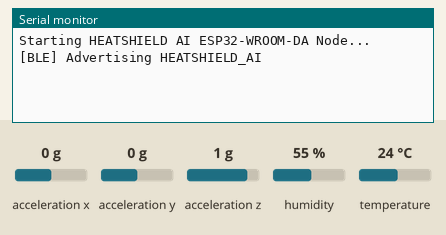
A sketch run on a simulated ESP32. Parts: the last lines printed to the serial monitor. Wiring (inferred from the names in the program): MPU-6050 motion sensor at I2C address 0x68. The inputs (shaded band) are chosen by the test bench; at power-on: acceleration x 0 g, humidity 55 %, acceleration y 0 g, temperature 24 °C, acceleration z 1 g. Nothing arrives over Bluetooth unless stated; a phone connects over Bluetooth LE 3 s after start.

Above: at 1.5 s.
1.6 s: acceleration x set to -1.4 g
At 4.6 s:
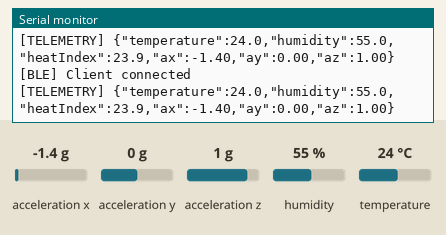
4.8 s: humidity set to 22 %
At 6.9 s:
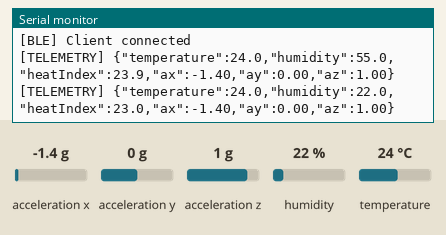
7.7 s: acceleration y set to -1.4 g
At 8.9 s:
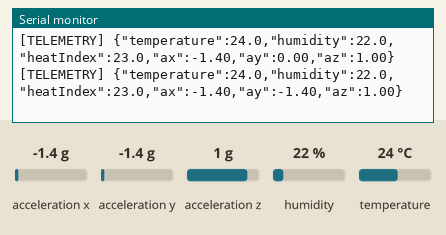
10.6 s: temperature set to 12 °C
At 13.1 s:
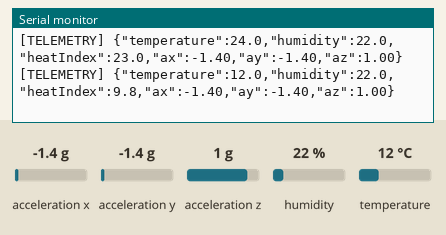
13.5 s: acceleration z set to -1.4 g
At 15.1 s:
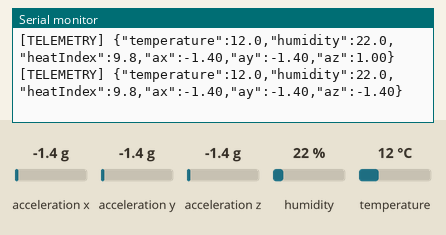
16.4 s: humidity set to 40 %
At 19.3 s:
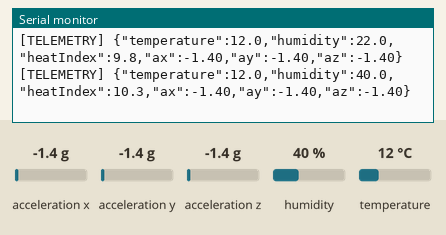
Timing chart, 0 to 20.3 s (numbered marks = the images above; inputs shaded):
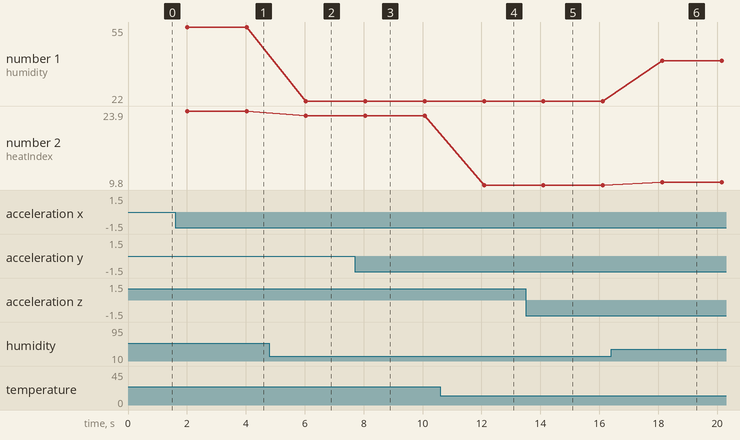

The sketch:

heatshield_esp32.ino
```cpp
/**
 * HEATSHIELD AI — ESP32-WROOM-DA Wearable Telemetry Firmware
 * Sensors: DHT22 (Temperature & Humidity) + MPU6050 (3-Axis Accelerometer)
 * Transport: Bluetooth Low Energy (BLE GATT Notify)
 *
 * Service UUID:        12345678-1234-1234-1234-123456789000
 * Characteristic UUID: 12345678-1234-1234-1234-123456789001
 */

#include <Arduino.h>
#include <Wire.h>
#include <DHT.h>
#include <BLEDevice.h>
#include <BLEServer.h>
#include <BLEUtils.h>
#include <BLE2902.h>
#include <math.h>

#define SERVICE_UUID        "12345678-1234-1234-1234-123456789000"
#define CHARACTERISTIC_UUID "12345678-1234-1234-1234-123456789001"
#define DEVICE_NAME         "HEATSHIELD_AI"

#define DHT_PIN   4
#define DHT_TYPE  DHT22
#define MPU_ADDR  0x68
#define I2C_SDA   21
#define I2C_SCL   22

#define SAMPLE_INTERVAL_MS 2000

DHT dht(DHT_PIN, DHT_TYPE);

BLEServer* pServer = nullptr;
BLECharacteristic* pCharacteristic = nullptr;
bool deviceConnected = false;
bool oldDeviceConnected = false;
unsigned long lastSampleMs = 0;

class HeatShieldServerCallbacks : public BLEServerCallbacks {
  void onConnect(BLEServer* server) override {
    deviceConnected = true;
    Serial.println("[BLE] Client connected");
  }

  void onDisconnect(BLEServer* server) override {
    deviceConnected = false;
    Serial.println("[BLE] Client disconnected");
  }
};

float computeHeatIndexC(float tempC, float humidityPct) {
  float tF = tempC * 9.0f / 5.0f + 32.0f;
  float rh = fminf(100.0f, fmaxf(0.0f, humidityPct));
  float hiF = 0.5f * (tF + 61.0f + ((tF - 68.0f) * 1.2f) + (rh * 0.094f));

  if (hiF >= 80.0f) {
    hiF = -42.379f + 2.04901523f * tF + 10.14333127f * rh
        - 0.22475541f * tF * rh - 0.00683783f * tF * tF
        - 0.05481717f * rh * rh + 0.00122874f * tF * tF * rh
        + 0.00085282f * tF * rh * rh - 0.00000199f * tF * tF * rh * rh;

    if (rh < 13.0f && tF >= 80.0f && tF <= 112.0f) {
      hiF -= ((13.0f - rh) / 4.0f) * sqrtf((17.0f - fabsf(tF - 95.0f)) / 17.0f);
    } else if (rh > 85.0f && tF >= 80.0f && tF <= 87.0f) {
      hiF += ((rh - 85.0f) / 10.0f) * ((87.0f - tF) / 5.0f);
    }
  }
  return (hiF - 32.0f) * 5.0f / 9.0f;
}

bool initMpu6050() {
  Wire.beginTransmission(MPU_ADDR);
  Wire.write(0x6B); // PWR_MGMT_1
  Wire.write(0x00); // Wake up MPU6050
  uint8_t err = Wire.endTransmission(true);
  if (err != 0) {
    Serial.printf("[MPU6050] Init failed with I2C error %u\n", err);
    return false;
  }

  // Configure +/- 2g accelerometer range (ACCEL_CONFIG = 0x1C -> 0x00)
  Wire.beginTransmission(MPU_ADDR);
  Wire.write(0x1C);
  Wire.write(0x00);
  Wire.endTransmission(true);
  return true;
}

bool readMpu6050(float& ax, float& ay, float& az) {
  Wire.beginTransmission(MPU_ADDR);
  Wire.write(0x3B); // ACCEL_XOUT_H
  if (Wire.endTransmission(false) != 0) {
    return false;
  }

  uint8_t count = Wire.requestFrom((uint16_t)MPU_ADDR, (uint8_t)6, true);
  if (count < 6) {
    return false;
  }

  int16_t rawX = (Wire.read() << 8) | Wire.read();
  int16_t rawY = (Wire.read() << 8) | Wire.read();
  int16_t rawZ = (Wire.read() << 8) | Wire.read();

  ax = rawX / 16384.0f;
  ay = rawY / 16384.0f;
  az = rawZ / 16384.0f;
  return true;
}

void setup() {
  Serial.begin(115200);
  delay(300);
  Serial.println("Starting HEATSHIELD AI ESP32-WROOM-DA Node...");

  Wire.begin(I2C_SDA, I2C_SCL);
  initMpu6050();
  dht.begin();

  BLEDevice::init(DEVICE_NAME);
  BLEDevice::setMTU(185);

  pServer = BLEDevice::createServer();
  pServer->setCallbacks(new HeatShieldServerCallbacks());

  BLEService* pService = pServer->createService(SERVICE_UUID);
  pCharacteristic = pService->createCharacteristic(
    CHARACTERISTIC_UUID,
    BLECharacteristic::PROPERTY_READ | BLECharacteristic::PROPERTY_NOTIFY
  );
  pCharacteristic->addDescriptor(new BLE2902());
  pService->start();

  BLEAdvertising* pAdvertising = BLEDevice::getAdvertising();
  pAdvertising->addServiceUUID(SERVICE_UUID);
  pAdvertising->setScanResponse(true);
  pAdvertising->setMinPreferred(0x06);
  BLEDevice::startAdvertising();
  Serial.println("[BLE] Advertising HEATSHIELD_AI");
}

void loop() {
  // Handle BLE reconnection advertising
  if (!deviceConnected && oldDeviceConnected) {
    delay(400);
    pServer->startAdvertising();
    Serial.println("[BLE] Restarted advertising");
    oldDeviceConnected = deviceConnected;
  }
  if (deviceConnected && !oldDeviceConnected) {
    oldDeviceConnected = deviceConnected;
  }

  unsigned long now = millis();
  if (now - lastSampleMs < SAMPLE_INTERVAL_MS) {
    delay(20);
    return;
  }
  lastSampleMs = now;

  float temperature = dht.readTemperature();
  float humidity = dht.readHumidity();
  if (isnan(temperature) || isnan(humidity)) {
    Serial.println("[DHT22] Sensor read returned NaN — skipping packet");
    return;
  }

  float ax = 0.0f, ay = 0.0f, az = 1.0f;
  if (!readMpu6050(ax, ay, az)) {
    Serial.println("[MPU6050] Read failed — skipping packet");
    return;
  }

  float heatIndex = computeHeatIndexC(temperature, humidity);

  char jsonPayload[160];
  int len = snprintf(
    jsonPayload,
    sizeof(jsonPayload),
    "{\"temperature\":%.1f,\"humidity\":%.1f,\"heatIndex\":%.1f,\"ax\":%.2f,\"ay\":%.2f,\"az\":%.2f}\n",
    temperature,
    humidity,
    heatIndex,
    ax,
    ay,
    az
  );

  if (len <= 0 || len >= (int)sizeof(jsonPayload)) {
    Serial.println("[JSON] Payload buffer overflow — skipped");
    return;
  }

  Serial.print("[TELEMETRY] ");
  Serial.print(jsonPayload);

  if (deviceConnected) {
    pCharacteristic->setValue((uint8_t*)jsonPayload, (size_t)len);
    pCharacteristic->notify();
  }
}
```

Measured:
- after the input at 1.6 s, the serial monitor: prints a new line after 0.41 s (image 1)
- after the input at 4.8 s, the serial monitor: prints a new line after 1.2 s (image 2)
- after the input at 7.7 s, the serial monitor: prints a new line after 0.36 s (image 3)
- after the input at 10.6 s, the serial monitor: prints a new line after 1.5 s (image 4)
- after the input at 13.5 s, the serial monitor: prints a new line after 0.60 s (image 5)
- after the input at 16.4 s, the serial monitor: prints a new line after 1.7 s (image 6)
- plotted number 1: 55 → 22 after the input at 4.8 s, 22 → 40 after the input at 16.4 s
- plotted number 2: 23.9 → 23 after the input at 4.8 s, 23 → 9.8 after the input at 10.6 s, 9.8 → 10.3 after the input at 16.4 s
